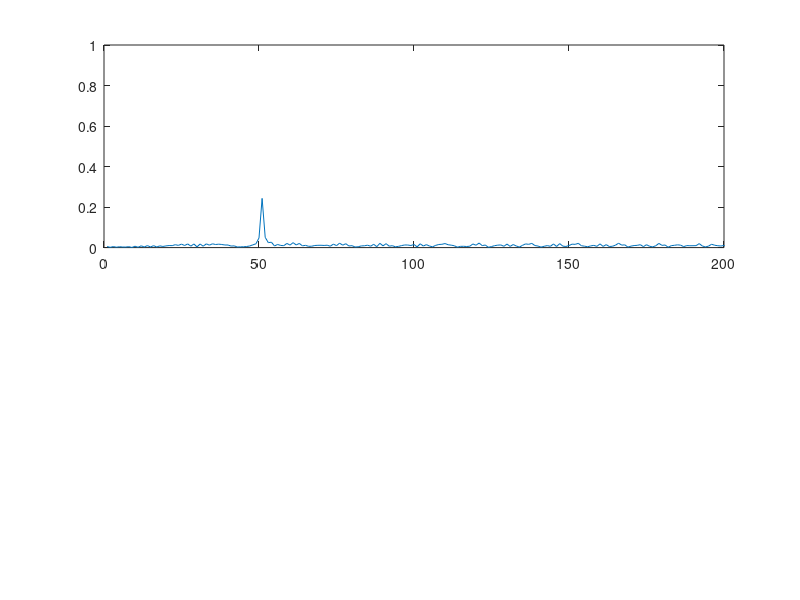
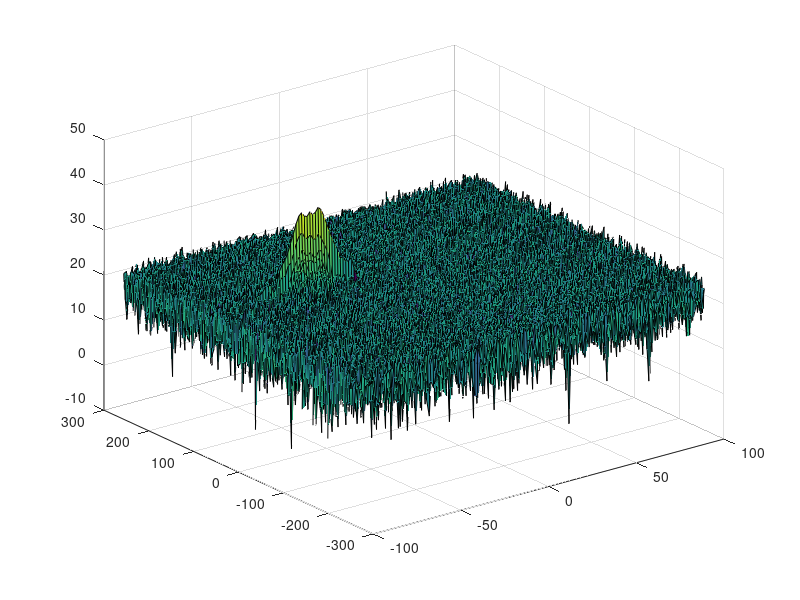
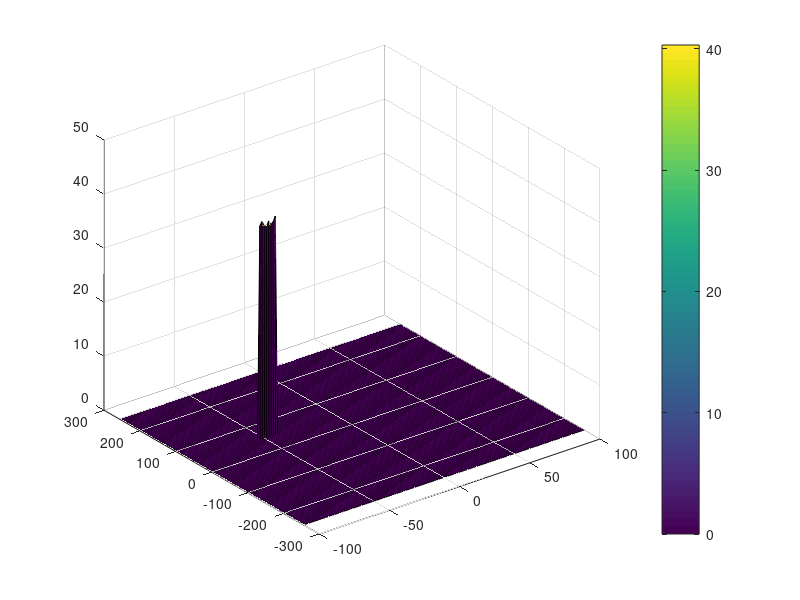

MATLAB code for these plots, in order:
clear all
close all
clc;

%% Radar Specifications 
%%%%%%%%%%%%%%%%%%%%%%%%%%%
% Frequency of operation = 77GHz
% Max Range = 200m
% Range Resolution = 1 m
% Max Velocity = 100 m/s
%%%%%%%%%%%%%%%%%%%%%%%%%%%

% speed of light = 3e8
%% User Defined Range and Velocity of target
% *%TODO* :
% define the target's initial position and velocity. Note : Velocity
% remains contant
 d0 = 50;
 v0 = -50;


%% FMCW Waveform Generation

% *%TODO* :
%Design the FMCW waveform by giving the specs of each of its parameters.
% Calculate the Bandwidth (B), Chirp Time (Tchirp) and Slope (slope) of the FMCW
% chirp using the requirements above.
d_res = 1;
c = 3e8;
r_max = 200;
% distance resolution = c/(2 * Bsweep)
Bsweep = c/(2*d_res);       %Bandwidth
Tchirp = 5.5*2*r_max/c;     %chirp time
slope = Bsweep/Tchirp;      %slope of chirp

%Operating carrier frequency of Radar 
fc= 77e9;             %carrier freq

                                                          
%The number of chirps in one sequence. Its ideal to have 2^ value for the ease of running the FFT
%for Doppler Estimation. 
Nd=128;                   % #of doppler cells OR #of sent periods % number of chirps

%The number of samples on each chirp. 
Nr=1024;                  %for length of time OR # of range cells

% Timestamp for running the displacement scenario for every sample on each
% chirp
t=linspace(0,Nd*Tchirp,Nr*Nd); %total time for samples


%Creating the vectors for Tx, Rx and Mix based on the total samples input.
Tx=zeros(1,length(t)); %transmitted signal
Rx=zeros(1,length(t)); %received signal
Mix = zeros(1,length(t)); %beat signal

%Similar vectors for range_covered and time delay.
r_t=zeros(1,length(t));
td=zeros(1,length(t));


%% Signal generation and Moving Target simulation
% Running the radar scenario over the time. 

for i=1:length(t)         
    
    
    % *%TODO* :
    %For each time stamp update the Range of the Target for constant velocity. 
    r_t(i) = d0 + v0*t(i);
    td(i) = 2*r_t(i)/c;
    % *%TODO* :
    %For each time sample we need update the transmitted and
    %received signal. 
    Tx (i) = cos(2*pi*(fc*t(i) + slope*t(i)^2/2));
    Rx (i) = cos(2*pi*(fc*(t(i)-td(i)) + slope*(t(i)-td(i))^2/2));
    
    % *%TODO* :
    %Now by mixing the Transmit and Receive generate the beat signal
    %This is done by element wise matrix multiplication of Transmit and
    %Receiver Signal
    Mix(i) = Tx(i).*Rx(i);
    
end

%% RANGE MEASUREMENT


 % *%TODO* :
%reshape the vector into Nr*Nd array. Nr and Nd here would also define the size of
%Range and Doppler FFT respectively.
Mix = reshape(Mix,[Nr,Nd]);

 % *%TODO* :
%run the FFT on the beat signal along the range bins dimension (Nr) and
%normalize.
sig_fft1_temp = fft(Mix,Nr);
sig_fft1_temp = sig_fft1_temp./Nr;

 % *%TODO* :
% Take the absolute value of FFT output
sig_fft1_temp = abs(sig_fft1_temp);

 % *%TODO* :
% Output of FFT is double sided signal, but we are interested in only one side of the spectrum.
% Hence we throw out half of the samples.
sig_fft1 = sig_fft1_temp(1:Nr/2+1);

%plotting the range
figure ('Name','Range from First FFT')
subplot(2,1,1)

 % *%TODO* :
 % plot FFT output 
plot(sig_fft1);

axis ([0 200 0 1]);



%% RANGE DOPPLER RESPONSE
% The 2D FFT implementation is already provided here. This will run a 2DFFT
% on the mixed signal (beat signal) output and generate a range doppler
% map.You will implement CFAR on the generated RDM


% Range Doppler Map Generation.

% The output of the 2D FFT is an image that has reponse in the range and
% doppler FFT bins. So, it is important to convert the axis from bin sizes
% to range and doppler based on their Max values.

Mix=reshape(Mix,[Nr,Nd]);

% 2D FFT using the FFT size for both dimensions.
sig_fft2 = fft2(Mix,Nr,Nd);

% Taking just one side of signal from Range dimension.
sig_fft2 = sig_fft2(1:Nr/2,1:Nd);
sig_fft2 = fftshift (sig_fft2);
RDM = abs(sig_fft2);
RDM = 10*log10(RDM) ;

%use the surf function to plot the output of 2DFFT and to show axis in both
%dimensions
doppler_axis = linspace(-100,100,Nd);
range_axis = linspace(-200,200,Nr/2)*((Nr/2)/400);
figure,surf(doppler_axis,range_axis,RDM);

%% CFAR implementation

%Slide Window through the complete Range Doppler Map

% *%TODO* :
%Select the number of Training Cells in both the dimensions.
Tr = 12;
Td = 8;

% *%TODO* :
%Select the number of Guard Cells in both dimensions around the Cell under 
%test (CUT) for accurate estimation
Gr = 4;
Gd = 4;

% *%TODO* :
% offset the threshold by SNR value in dB
offset = 1.6;
% *%TODO* :
%Create a vector to store noise_level for each iteration on training cells
noise_level = zeros(size(RDM));
gridSize = (2*Tr+2*Gr+1)*(2*Td+2*Gd+1);
trainingcellNum = gridSize-(2*Gr+1)*(2*Gd+1);

% *%TODO* :
%design a loop such that it slides the CUT across range doppler map by
%giving margins at the edges for Training and Guard Cells.
%For every iteration sum the signal level within all the training
%cells. To sum convert the value from logarithmic to linear using db2pow
%function. Average the summed values for all of the training
%cells used. After averaging convert it back to logarithimic using pow2db.
%Further add the offset to it to determine the threshold. Next, compare the
%signal under CUT with this threshold. If the CUT level > threshold assign
%it a value of 1, else equate it to 0.


   % Use RDM[x,y] as the matrix from the output of 2D FFT for implementing
   % CFAR

for i = Tr+Gr+1:Nr/2-Tr-Gr
    for j = Td+Gd+1:Nd-Td-Gd
        outer = RDM(i-Tr-Gr:i+Tr+Gr,j-Td-Gd:j+Td+Gd);
        inner = RDM(i-Gr:i+Gr,j-Gd:j+Gd);
        noise_level(i,j) = offset * pow2db((sum(sum(db2pow(outer)))-sum(sum(db2pow(inner))))/trainingcellNum);      
    end
end



% *%TODO* :
% The process above will generate a thresholded block, which is smaller 
%than the Range Doppler Map as the CUT cannot be located at the edges of
%matrix. Hence,few cells will not be thresholded. To keep the map size same
% set those values to 0. 
CFAR_sig_mask = zeros(size(RDM));
CFAR_sig_edge = zeros(size(RDM));
CFAR_sig_edge(Tr+Gr+1:Nr/2-Tr-Gr,Td+Gd+1:Nd-Td-Gd) = 1;
CFAR_sig_mask(RDM>noise_level) = 1;
CFAR_sig = RDM.*CFAR_sig_mask.*CFAR_sig_edge;








% *%TODO* :
%display the CFAR output using the Surf function like we did for Range
%Doppler Response output.
figure,surf(doppler_axis,range_axis,CFAR_sig);
colorbar;


 
 